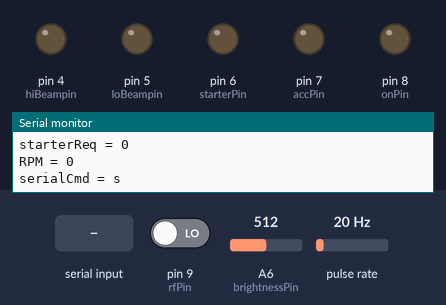
This sketch was run on a simulated Arduino Nano, built with avr-gcc and run on an emulated ATmega328P. On the bench: output pins drawn as LEDs (lit = HIGH), the last lines printed to the serial monitor. Wiring (inferred from the names in the program): pulse sensor: data pin 2. Inputs (shaded band) come from the test bench; at power-on: pin 9 (rfPin) LOW, A6 (brightnessPin) = 512, pulse rate 20 Hz.

Above: at 1.2 s.
1.3 s: pin 9 (rfPin) driven HIGH
At 2.5 s:
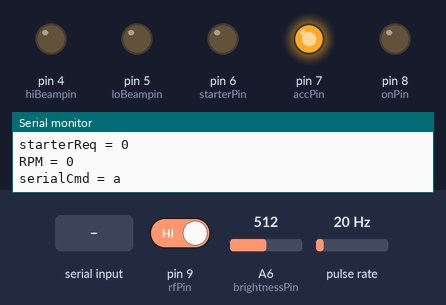
2.8 s: "r" received over Serial
At 3.6 s:
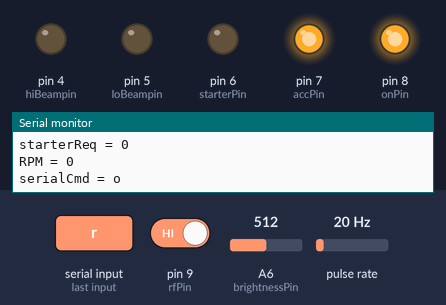
4.3 s: "s" received over Serial
At 4.8 s:
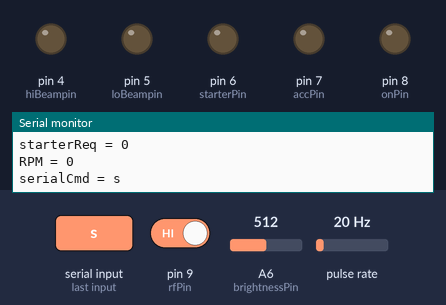
5.8 s: "a" received over Serial
At 7.1 s:
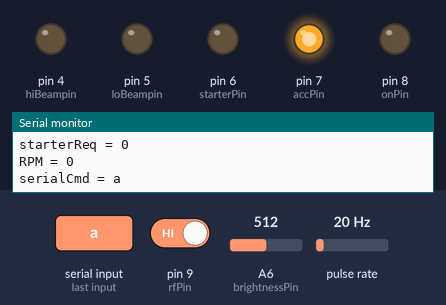
Timing chart, 0 to 8.3 s (numbered marks = the images above; inputs shaded):
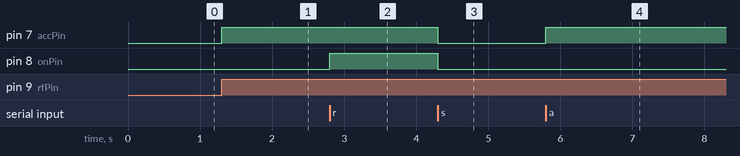

Measured:
- after the input at 1.3 s, pin 7 (accPin): LOW → HIGH at once
- after the input at 2.8 s, pin 8 (onPin): LOW → HIGH at once
- after the input at 4.3 s, pin 7 (accPin), pin 8 (onPin): HIGH → LOW at once
- after the input at 5.8 s, pin 7 (accPin): LOW → HIGH at once

The sketch:

remoteStartWithAutoHeadlightswithinterrupts.ino
```cpp
#include <EnableInterrupt.h>
/*Pins D10-13 - reserved for RFID
Pin 2 - RPM in
pin 3 - RFID interrupt
Pin 4 - Hi light
pin 5 - lo light
pin 6- starter relay
pin 7 - acc
pin 8 - on
pin 9 - RF out/in
pins 10-13 SPI RFID
A1, A2 - SoftwareSerial HC-12
A3 - Lo Light override
A4- High light interrupt
A5 - clutch input
Pin A6 - Brightness input*/

int RPMpin = 2;
int hiBeampin = 4;
int loBeampin = 5;
int starterPin = 6;
int accPin = 7;
int onPin = 8;
int rfPin = 9;
int brightnessPin = A6;
unsigned int reportCounter;
bool firstBeam;
unsigned long beamCounter;
unsigned long buttonCounter;


long RPM;
long RPMold;
unsigned int trigCounter;
unsigned long times;
unsigned long curTime;
unsigned long timeOld;

bool onState;
bool hiLightState;
bool loLightState;
bool starterState;
bool accState;
bool starterReq;
bool engineRunning;
bool firstStart;
unsigned int brightnessValue;
char serialCmd;
byte buttonCount;
byte beamByte;

void setup() {
  // put your setup code here, to run once:
  //Begin Serial comms
  Serial.begin(115200);

  //Set I/O
  pinMode(hiBeampin, OUTPUT);
  pinMode(loBeampin, OUTPUT);
  pinMode(starterPin, OUTPUT);
  pinMode(accPin, OUTPUT);
  pinMode(onPin, OUTPUT);
  pinMode(rfPin, INPUT);
  pinMode(RPMpin, INPUT);
  pinMode(brightnessPin, INPUT);

    Serial.println("Box Ready");

    //Initialize variables
  onState = false;
  hiLightState = false;
  loLightState = false;
  starterState = false;
  accState = false;
  //starterReq = false;
  engineRunning = false;
  firstBeam = true;
  reportCounter = 0;
  buttonCounter = 0;
  serialCmd = 's';

  RPM = 0;
  RPMold = 0;
  curTime = 0;
  times = 0;
  timeOld = 0;
  trigCounter = 0;
  beamCounter = 0;
  beamByte = 0;

   //Attach RPM input interrupt
    enableInterrupt(RPMpin, RPMcounter, RISING);
    enableInterrupt(rfPin, buttonToChar, RISING);
}

void loop() {
  //Local variables
  bool startFlag = false,

  //Poll al inputs
  curTime = millis();
  brightnessValue = analogRead(brightnessPin);

  //Check for serial
  serialCheck();

  //switch for starting algorithm
  ignitionInterpreter();

  //Set running flag if RPM < 10
 if (RPM < 10){
    engineRunning = false;
  }
  else if (RPM > 800){
    engineRunning = true;
  }
  if (millis() - timeOld > 1000){
        RPM = 0;
        engineRunning = false;
  }

  //check automatic headlights thresholds and do the same
  beamCheck();

  //Write Light States
  digitalWrite(loBeampin, loLightState);
  digitalWrite(hiBeampin, hiLightState);

  //Report all states every 2000 counts
  reportCounter++;
  if (reportCounter > 4000){
    serialReport();
    reportCounter = 0;
  }

  //enable button interrupt if last press was more than 50ms ago
  if ((millis() - buttonCounter) > 50){
    enableInterrupt(rfPin, buttonToChar, RISING);
  }

}

void RPMcounter(){
  //Serial.println("*****INTERRUPT***");
  times = curTime-timeOld;        //finds the time
  RPM = (30108/times);         //calculates rpm
    //RPM = RPM*2;
  if (((RPM - RPMold) > 2000) || (RPM < 2)){
    RPM = RPMold;
  }
  timeOld = millis();
  if ((RPM > 100) && (RPM < 7000)){
    RPMold = RPM;
  }
}

void serialCheck(){
  if (Serial.available()){
    int tempChar = Serial.read();
    if (isAlpha(tempChar)){
      serialCmd = tempChar;
    }
   // Serial.print("State changed, now serialCmd = ");Serial.println(serialCmd);
  }
}

void ignitionInterpreter(){
  switch (serialCmd){
    case 'r':
      firstStart = true;
      if (starterReq && !engineRunning){
        bool startOk = true;
        unsigned long timeForTimeout = millis(); // cranking timeout
        while((RPM < 200) && (serialCmd == 'r')){
          //Serial.println("STARTING");
          digitalWrite(onPin, HIGH); //activates ON relay
          digitalWrite(accPin, LOW); // deactivates Acc relay

          if (firstStart){ // this variable should be true on first start
            unsigned long startDelay = millis(); // creates a delay from switching power to cranking
            while (millis() - startDelay < 500){} // waits for .5 sec
            firstStart = false; //makes this not happen while starting
          }// end if

          digitalWrite(starterPin, HIGH); // begin cranking
          if ((millis() - timeForTimeout) > 2500){ // times out cranking after x ms
            serialCmd = 'o';
          }
        }// end while

        if (RPM > 400){
          engineRunning = true;
        }
       }
        digitalWrite(onPin, HIGH);
        digitalWrite(accPin, HIGH);
        digitalWrite(starterPin, LOW);
        onState = true;
        accState = true;
        starterState = false;
        serialCmd = 'o';
      // ***End R case (r stands for run)
      break;

     case 's':
      digitalWrite(onPin, LOW);
      digitalWrite(accPin, LOW);
      digitalWrite(starterPin, LOW);
      onState = false;
      accState = false;
      starterState = false;
      engineRunning = false;
      RPM = 0;
      break; //end S case (s stands for stop)

     case 'a':
      digitalWrite(onPin, LOW);
      digitalWrite(accPin, HIGH);
      digitalWrite(starterPin, LOW);
      onState = false;
      accState = true;
      starterState = false;
      engineRunning = false;
      break; //end A case (a stands for accesorry)

     case 'o':
      digitalWrite(onPin, HIGH);
      digitalWrite(accPin, HIGH);
      digitalWrite(starterPin, LOW);
      onState = true;
      accState = true;
      starterState = false;
      break;// end o case (o stands for on)

     default:
      digitalWrite(onPin, LOW);
      digitalWrite(accPin, LOW);
      digitalWrite(starterPin, LOW);
      onState = false;
      accState = false;
      starterState = false;
      engineRunning = false;
      break;
  }
}

void beamCheck(){
  if ((brightnessValue > 600) && (brightnessValue < 800)){
    if (firstBeam || (beamByte != 1)){
      beamCounter = millis();
      firstBeam = false;
      beamByte = 1;
    }
    if (millis() - beamCounter > 5000){
      loLightState = HIGH;
      hiLightState = LOW;
      firstBeam = true;
    }
  }
  else if (brightnessValue > 800){
    if (firstBeam || (beamByte != 2)){
      beamCounter = millis();
      firstBeam = false;
      beamByte = 2;
    }
    if (millis() - beamCounter > 5000){
      loLightState = LOW;
      hiLightState = HIGH;
      firstBeam = true;
    }
  }
  else{
    if (firstBeam || (beamByte != 0)){
      beamCounter = millis();
      firstBeam = false;
      beamByte = 0;
    }
    if (millis() - beamCounter > 5000){
      loLightState = LOW;
      hiLightState = LOW;
      firstBeam = true;
    }
  }
}

void serialReport(){
    Serial.print("AccState = ");Serial.println(accState);
    Serial.print("OnState = ");Serial.println(onState);
    Serial.print("StartState = ");Serial.println(starterState);
    Serial.print("EngineRunning = ");Serial.println(engineRunning);
    Serial.print("Hi Lights = ");Serial.println(hiLightState);
    Serial.print("Lo Lights = ");Serial.println(loLightState);
    Serial.print("brightnessValue = ");Serial.println(brightnessValue);
    Serial.print("starterReq = ");Serial.println(starterReq);
    Serial.print("RPM = ");Serial.println(RPM);
    Serial.print("serialCmd = ");Serial.println(serialCmd);
    Serial.println("");
}


void buttonToChar(){
  buttonCount++;
    //switch for button interface
  switch (buttonCount){
    case 0:
      serialCmd = 's';
      buttonCounter = millis();
      disableInterrupt(rfPin);
      break;
    case 1:
      serialCmd = 'a';
      buttonCounter = millis();
      disableInterrupt(rfPin);
      break;
     case 2:
      serialCmd = 'o';
      buttonCounter = millis();
      disableInterrupt(rfPin);
      break;
     case 3:
      serialCmd = 'r';
      buttonCounter = millis();
      disableInterrupt(rfPin);
      break;
     case 4:
      buttonCount = 0;
      serialCmd = 's';
      buttonCounter = millis();
      disableInterrupt(rfPin);
      break;
     default:
      break;
  }
}
```
